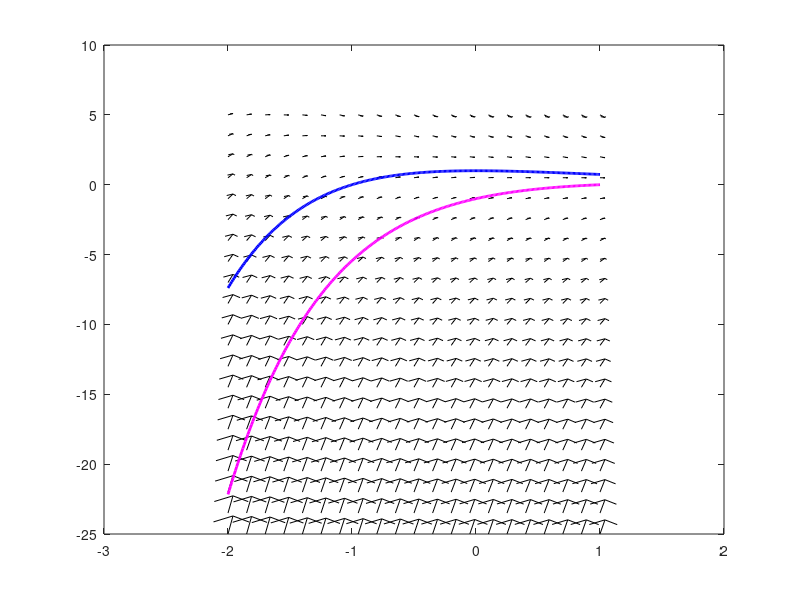

The MATLAB script that drew this image:
[t,y]=meshgrid(-2:0.15:1,-25:1.5:5);
dt=ones(21);
dy=-y+exp(-t);
quiver(t,y,dt,dy,'k')
hold on
t=-2:.01:1;
c=1;
y1=exp(-t).*(t+c); 
y2=exp(-t).*(t-c); 
plot(t,y1,'b','LineWidth',2);
plot(t,y2,'m','LineWidth',2)
hold off